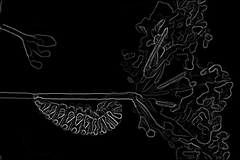
#> input picture Phase1/BSDS500/CannyBaseline/2.png, 240 x 160 px, shrunk from 481 x 321 before the run
$ jupyter execute --allow-errors cv1.ipynb
#> lines starting #> are read from the running program, lines starting #| are printed output that depends on the picture
[cell 1]
import numpy as np

def point_rot(x, y, theta):
    t = np.deg2rad(theta)  # Convert theta to radians
    x_ = x * np.cos(t) - y * np.sin(t)
    y_ = x * np.sin(t) + y * np.cos(t)
    return x_, y_

new_x, new_y = point_rot(1, 2, 30)
print(new_x, new_y)

[cell 2]
import numpy as np
import matplotlib.pyplot as plt
import math
import cv2
def guassian_kernel(sigma):
    size = 37
    if size % 2 == 0:
        size += 1
    centre = size // 2
    x, y = np.meshgrid(range(-centre, centre + 1), range(-centre, centre + 1))
    print(x, y)  # Correct indentation
    var = sigma ** 2
    g = (1 / (2 * np.pi * var)**0.5) * np.exp(-(x**2 + y**2) / (2 * var))
    g /= g.sum()
    return x,y,g

def sobel_filter():
    f = np.array([[-1, 0, 1], [-2, 0, 2], [-1, 0, 1]])
    return f

sigma1 = 1.5
sigma2 = 3 * sigma1
xx, yy, g1 = guassian_kernel(sigma1)
g1 = g1.astype(np.float32)   # Gaussian kernel
f = sobel_filter().astype(np.float32)           # Sobel filter
print(g1.shape)
print(f)
# Visualize the Gaussian kernel
plt.imshow(g1, cmap='gray')
plt.title("Gaussian Kernel")
plt.colorbar()
plt.show()

[cell 3]
from math import cos,sin
g2=cv2.filter2D(g1,-1,f)
rows,cols=g2.shape
print(rows,cols)
centre=(rows//2,cols//2)
print(centre[0],centre[1])
new_mat=np.zeros_like(g2)

t=np.deg2rad(135)
for i in range (0,rows):
    for j in range (0,cols):
        x=i-centre[0]
        y=j-centre[1]
        new_x=x*cos(t)-y*sin(t)+centre[0]
        new_y=y*cos(t)+x*sin(t)+centre[1]
        if 0<new_x<rows and 0<new_y<cols:
            new_mat[int(new_x)][int(new_y)]=g2[i][j]
print(g2)
plt.imshow(g2,cmap='gray')

[cell 4]
print(new_mat)
plt.imshow(new_mat,cmap='gray')

[cell 5]
plt.imshow(f)
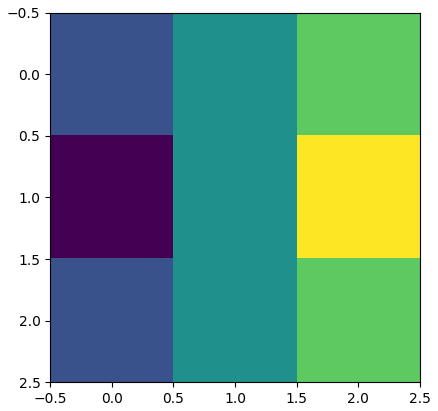
#> figure drawn by matplotlib, 1 panel

[cell 6]
fig1 = plt.figure(figsize=(10,10))
#> (the rest of this cell did not finish here and is left out)

[cell 7]
from matplotlib import pyplot as plt
import numpy as np
import scipy.ndimage as ndi
from matplotlib import pyplot as plt
from scipy.stats import multivariate_normal
from mpl_toolkits.mplot3d import Axes3D
from matplotlib import cm
import warnings
warnings.filterwarnings("ignore")

[cell 8]
def gauss2d(mu=[0,0], sigma=[1.5,1.5], order=[0,0]):
    """
    order =[0,0] plots the 2-dim Gauss function
    order =[0,1] plots the x-derivative of the 2-dim Gauss function
    order =[1,0] plots the y-derivative of the 2-dim Gauss function
    order =[0,2] plots the 2nd order x-derivative of the 2-dim Gauss function
    order =[2,0] plots the 2nd order y-derivative of the 2-dim Gauss function
    order =[2,2] plots the Laplacian of Gaussian
    """
    w, h = 100, 100

    std = [np.sqrt(sigma[0]), np.sqrt(sigma[1])]
    x = np.linspace(mu[0] - 3 * std[0], mu[0] + 3 * std[0], w)
    y = np.linspace(mu[1] - 3 * std[1], mu[1] + 3 * std[1], h)

    x, y = np.meshgrid(x, y)

    x_ = x.flatten()
    y_ = y.flatten()
    xy = np.vstack((x_, y_)).T

    normal_rv = multivariate_normal(mu, sigma)
    z = normal_rv.pdf(xy)
    z=z.reshape(w, h, order='F')
    title="2D-Gauss"
    if order == [1,0]:
        z = -x/sigma[0]**2*z.reshape(w, h, order='F')
        title="y-derivative of 2D-Gauss"
    elif order == [0,1]:
        z = -y/sigma[1]**2*z.reshape(w, h, order='F')
        title="x-derivative of 2D-Gauss"
    elif order == [0,2]:
        z = (y**2/sigma[1]**4-1/sigma[1]**2)*z.reshape(w, h, order='F')
        title="Second order x-derivative of 2D-Gauss"
    elif order == [2,0]:
        z = (x**2/sigma[1]**4-1/sigma[1]**2)*z.reshape(w, h, order='F')
        title="Second order y-derivative of 2D-Gauss"
    elif order == [2,2]:
        z = ((x**2+y**2)/sigma[1]**4-2/sigma[1]**2)*z.reshape(w, h, order='F')
        title="Second order y-derivative of 2D-Gauss"

    fig = plt.figure(figsize=(10,10))
    ax = fig.gca(projection='3d')
    ax.plot_surface(x, y, z.T,rstride=3, cstride=3, linewidth=1, antialiased=True,
                cmap=cm.viridis)
    plt.xlabel("x")
    plt.ylabel("y")
    plt.title(title)
    plt.show()

    return z

[cell 9]
MU = [0,0]
SIGMA = [0.5,0.5]
#> (the rest of this cell did not finish here and is left out)

[cell 10]
import sklearn
print(sklearn.__version__)

[cell 11]
import numpy as np
import cv2
from math import cos,sin
import matplotlib.pyplot as plt
from sklearn.cluster import KMeans
import os
def guassian_kernel(sigma,centre):
	'''
	size=int(np.ceil(7*sigma))
	if size%2==0:
		size+=1
	centre=size//2
	'''
	x,y=np.meshgrid(range(-centre,centre+1),range(-centre,centre+1))

	var=sigma**2
	g=(1/(2*np.pi*var)**0.5)*np.exp(-(x**2+y**2)/2*var)
	g/=g.sum()
	return g


def sobel_filter():
	f=np.array([[-1,0,1],[-2,0,2],[-1,0,1]])
	return f

def guass_der(sigma, order, arr):
    g = np.zeros_like(arr)
    var = sigma**2
    # Calculate Gaussian values vectorized
    g = (1 / ((2 * np.pi * var)**0.5)) * np.exp(-(arr**2) / (2 * var))
    # First derivative
    if order == 1:
        g = -(arr / var) * g
    # Second derivative
    elif order == 2:
        g = ((arr * arr - var) / var**2) * g
    return g

def guass_make(sigmax, sigmay, ordx, ordy, new_arr, size):
    centre = size // 2
    # x=np.arrange(-centre,centre+1,size)
    # y=np.arrange(-centre,centre+1,size)
    gx = guass_der(sigmax, ordx, new_arr[0])
    gy = guass_der(sigmay, ordy, new_arr[1])

    #print("gx shape:", gx.shape)
    #print("gy shape:", gy.shape)

    g = np.reshape(gx * gy, (31, 31),'C')
    #guass_normalize(g)

    return g

# [4 lines left out: function guass_normalize, not called in this run]

def guass_laplacian(sigma,arr,size):
	g = np.zeros_like(arr)
	var=sigma**2
	g = (1 / ((2 * np.pi * var)**0.5)) * np.exp(-(arr[0]**2+arr[1]**2) / (2 * var))
	gl=(((arr[0]**2+arr[1]**2)/var**2)-(2/var))*g
	gl=np.reshape(gl,(size,size),'C')
	#guass_normalize(gl)
	return gl

def save_filters_as_image(filters, filename, rows, cols):

    code_dir = os.getcwd()

    # Construct the path for the new_images folder
    save_dir = os.path.join(code_dir, "new_images")
    os.makedirs(save_dir, exist_ok=True)  # Create the folder if it doesn't exist

    # Full path to save the image file
    full_path = os.path.join(save_dir, filename)

    # Create the plot with the filters
    fig, axes = plt.subplots(rows, cols, figsize=(20, 5))
    fig.suptitle(filename, fontsize=16)

    count = 0
    for i in range(rows):
        for j in range(cols):
            if count < filters.shape[2]:
                axes[i, j].imshow(filters[:, :, count], cmap='gray')
                axes[i, j].axis('off')
                count += 1
            else:
                axes[i, j].axis('off')  # Turn off empty subplots
    plt.tight_layout()
    plt.subplots_adjust(top=0.85)  # Adjust for title

    # Save the plot as an image file
    plt.savefig(full_path, bbox_inches='tight', pad_inches=0.1)
    plt.close(fig)  # Close the plot to free up memory

    # Read the saved image using OpenCV and re-save it (optional, as required)
    image = cv2.imread(full_path)
    cv2.imwrite(full_path, image)  # Save the image using OpenCV

    print(f"Image saved to: {full_path}")


def guass_cv2_norm(F):
    rows, cols, num_filters = F.shape
    for i in range(num_filters):
        F[:, :, i] = F[:, :, i] / np.sum(np.abs(F[:, :, i]))

        # Scale to the range [0, 255]
        #F[:, :, i] *= 255

    return F
# [13 lines left out: function guass_cv2_255norm, not called in this run]
def plot_filters(filters, title, rows=4, cols=12, filename='LM.png'):
    """
    Plot all the filters in a grid layout (4 rows x 12 columns).
    """
    fig, axes = plt.subplots(rows, cols, figsize=(20, 10))
    fig.suptitle(title, fontsize=16)

    count = 0
    for i in range(rows):
        for j in range(cols):
            if count < filters.shape[2]:
                axes[i, j].imshow(filters[:, :, count], cmap='gray')
                axes[i, j].axis('off')
                count += 1
            else:
                axes[i, j].axis('off')  # Turn off empty subplots

    plt.tight_layout()
    plt.subplots_adjust(top=0.95)  # Adjust for title
    plt.savefig(filename)  # Save the image
    plt.show()

def gabor(sigma, theta, Lambda, psi, gamma, filter_size):
    """Generate a Gabor filter of fixed size (31x31)."""
    sigma_x = sigma
    sigma_y = float(sigma) / gamma

    # Fixed filter size (bounding box is determined by this size)
    #nstds = 3  # Number of standard deviations
    xmax = filter_size // 2  # Half the filter size
    ymax = filter_size // 2  # Half the filter size
    xmin = -xmax
    ymin = -ymax

    # Create meshgrid for the filter
    (y, x) = np.meshgrid(np.arange(ymin, ymax + 1), np.arange(xmin, xmax + 1))

    # Rotation
    x_theta = x * np.cos(theta) + y * np.sin(theta)
    y_theta = -x * np.sin(theta) + y * np.cos(theta)

    # Gabor filter equation
    gb = np.exp(
        -0.5 * (x_theta**2 / sigma_x**2 + y_theta**2 / sigma_y**2)
    ) * np.cos(2 * np.pi / Lambda * x_theta + psi)

    return gb

def create_gabor_filter_bank(scales, orientations, Lambda, psi, gamma, filter_size):
    """Create a Gabor filter bank with specified scales and orientations, fixed size filters."""
    num_filters = len(scales) * orientations  # 32 filters in total (4 scales * 8 orientations)

    # Initialize the filter bank with zeros (filter_size x filter_size x num_filters)
    filter_bank = np.zeros((filter_size, filter_size, num_filters))

    # Create filters for each scale and orientation
    filter_idx = 0
    for scale in scales:
        for orientation in range(orientations):
            theta = 2*np.pi * orientation / orientations  # Convert orientation to radians
            # Generate Gabor filter and place it in the filter bank
            filter_bank[:, :, filter_idx] = gabor(scale, theta, Lambda, psi, gamma, filter_size)
            filter_idx += 1

    return filter_bank

################################clustering and finals ###############
# [182 lines left out: functions filter_operation, apply_texton_map, apply_bright_cluster, apply_color_cluster, not called in this run]


def generate_mask_disks(radii):
    # Initialize variables
    masks = []
    rad_scales = [1, 1.5, 2]  # Radii for scales
    norient = 8  # Number of orientations

    for r in rad_scales:
        # Calculate mask size and center
        mask_size = int(r * radii * 2 + 1)
        centre = mask_size // 2

        # Create meshgrid for coordinates
        x, y = np.meshgrid(np.arange(-centre, centre + 1), np.arange(-centre, centre + 1))

        # Create circular disk mask
        disk_mask = (x**2 + y**2 <= (r * radii)**2).astype(np.float32)

        # Create upper and lower masks
        upper_mask = (y > 0).astype(np.float32)
        lower_mask = (y <= 0).astype(np.float32)

        # Generate initial upper and lower half-discs
        masks.append(disk_mask * upper_mask)
        masks.append(disk_mask * lower_mask)

        # Generate rotated versions for each orientation
        for orient in range(1, norient):
            angle = 360 * orient / norient  # Compute rotation angle
            rotation_matrix = cv2.getRotationMatrix2D((centre, centre), angle, 1)

            # Rotate upper and lower half-discs
            rotated_upper = cv2.warpAffine(masks[-2], rotation_matrix, (mask_size, mask_size))
            rotated_lower = cv2.warpAffine(masks[-1], rotation_matrix, (mask_size, mask_size))

            # Add to the list of masks
            masks.append(rotated_upper)
            masks.append(rotated_lower)

    # Visualize masks
    rows, cols = 6, 8  # Adjust grid size for visualization
    fig, axes = plt.subplots(rows, cols, figsize=(20, 10))

    count_fig = 0
    for i in range(rows):
        for j in range(cols):
            if count_fig < len(masks):
                axes[i, j].imshow(masks[count_fig], cmap='gray')
                axes[i, j].axis('off')
                count_fig += 1
            else:
                axes[i, j].axis('off')  # Turn off empty subplots

    plt.tight_layout()
    plt.show()

    return masks

# [108 lines left out: functions calc_chi, compute_pb_edges, not called in this run]

[cell 12]
F1=np.zeros((31,31,32))
dog_scales=[1,2]
dog_orient=16
sizedog=31
centre1=sizedog//2
count=0
for dog_sigma in range (0,len(dog_scales)):
        g1=guassian_kernel(dog_scales[dog_sigma],centre1).astype(np.float32)
        f=sobel_filter().astype(np.float32)
        F1[:,:,count]=cv2.filter2D(g1,-1,f)
        g2=F1[:,:,count]
        count+=1
        rows,cols=g2.shape
        centre=(rows//2,cols//2)
        new_mat = np.zeros_like(g2)
        for dog_rot in range(1, dog_orient):
            t =   2*np.pi * dog_rot/dog_orient
            for i in range(0, rows):
                for j in range(0, cols):
                    x = i - centre[0]
                    y = j - centre[1]
                    new_x = x * cos(t) - y * sin(t) + centre[0]
                    new_y = y * cos(t) + x * sin(t) + centre[1]
                    if 0 <= new_x < rows and 0 <= new_y < cols:
                        new_mat[int(new_x)][int(new_y)] = g2[i][j]
            F1[:, :, count] = new_mat
            count += 1
            new_mat = np.zeros_like(g2)
F1 = guass_cv2_norm(F1)

save_filters_as_image(F1, filename='DoG.png',rows=2,cols=16)
#> in save_filters_as_image, `plt.savefig(full_path, bbox_inches='tight', pad_inches=0.1)`:
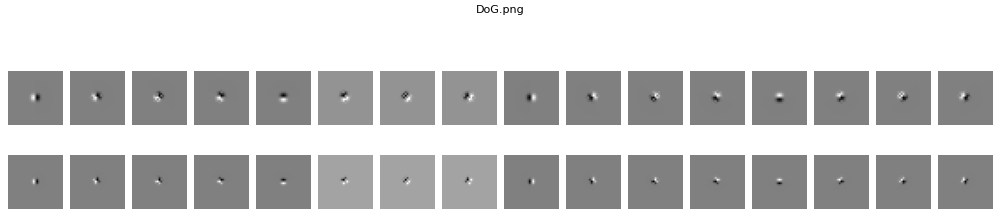
#> figure drawn by matplotlib, 32 panels

[cell 13]
F2 = np.zeros((31, 31, 48))
orient = 6
scales = [1, np.sqrt(2), 2]
first_der_count = len(scales) * orient
sec_der_count = len(scales) * orient

sizelm = 31
centre = sizelm // 2
x, y = np.meshgrid(np.arange(-centre, centre + 1), np.arange(-centre, centre + 1))
x_ = x.flatten()
y_ = y.flatten()
#print(x_)
#print(y_)
xy = np.stack((x_, y_), axis=-1).T
print(xy)

count = 0
for sc in range(len(scales)):
    for oc in range(orient):
        angle = np.pi * oc / orient
        c = np.cos(angle)
        s = np.sin(angle)
        rot_mat = np.array([[c, -s], [s, c]])
        new_arr = np.dot(rot_mat, xy)
        # Check bounds before assignment
        if count < F2.shape[2]:
            F2[:, :, count] = guass_make(scales[sc], 3 * scales[sc], 1, 0, new_arr, sizelm)


        # Check bounds before second assignment
        if count + first_der_count < F2.shape[2]:
            F2[:, :, count + first_der_count] = guass_make(scales[sc], 3 * scales[sc], 2, 0, new_arr, sizelm)
        count += 1

# After first and second derivatives
count = first_der_count + sec_der_count

# Handle non-rotating scales
nonrot_scales = [1, np.sqrt(2), 2, (2 * np.sqrt(2))]
for rsc in range(len(nonrot_scales)):
    # Ensure the indices are within bounds before assignment
    if count < F2.shape[2]:
        F2[:, :, count] = guass_make(nonrot_scales[rsc], nonrot_scales[rsc], 0, 0, xy, sizelm)
    if count + 4 < F2.shape[2]:
        F2[:, :, count + 4] = guass_laplacian(nonrot_scales[rsc], xy, sizelm)
    if count + 8 < F2.shape[2]:
        F2[:, :, count + 8] = guass_laplacian(3 * nonrot_scales[rsc], xy, sizelm)

    count +=1
F2 = guass_cv2_norm(F2)
plot_filters(F2, title="LM Filter Bank", rows=4, cols=12, filename='LM.png')
save_filters_as_image(F2, filename='LM.png',rows=4,cols=12)
#> call 2 of save_filters_as_image, with filters = array of shape (31, 31, 48), filename = 'LM.png', rows = 4, cols = 12
#> in save_filters_as_image (call 2), `plt.savefig(full_path, bbox_inches='tight', pad_inches=0.1)`:
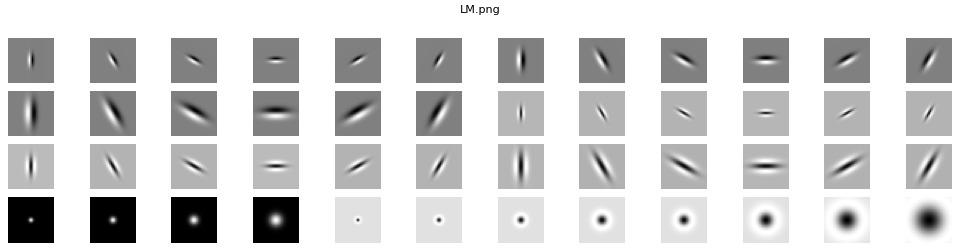
#> figure drawn by matplotlib, 48 panels

[cell 14]
F3 = np.zeros((31, 31, 48))
orient = 6
scales = [ np.sqrt(2), 2,2*np.sqrt(2)]
first_der_count = len(scales) * orient
sec_der_count = len(scales) * orient

sizelm =31
centre = sizelm // 2
xF3, yF3 = np.meshgrid(np.arange(-centre, centre + 1), np.arange(-centre, centre + 1))
x_F3= xF3.flatten()
y_F3 = yF3.flatten()
#print(x_)
#print(y_)
xy_F3 = np.stack((x_F3, y_F3), axis=-1).T
print(xy_F3)

count = 0
for sc in range(len(scales)):
    for oc in range(orient):
        angle = np.pi * oc / orient
        c = np.cos(angle)
        s = np.sin(angle)
        rot_mat = np.array([[c, -s], [s, c]])
        new_arr = np.dot(rot_mat, xy_F3)
        # Check bounds before assignment
        if count < F3.shape[2]:
            F3[:, :, count] = guass_make(scales[sc], 3 * scales[sc], 1, 0, new_arr, sizelm)


        # Check bounds before second assignment
        if count + first_der_count < F3.shape[2]:
            F3[:, :, count + first_der_count] = guass_make(scales[sc], 3 * scales[sc], 2, 0, new_arr, sizelm)
        count += 1

# After first and second derivatives
count = first_der_count + sec_der_count

# Handle non-rotating scales
nonrot_scales = [np.sqrt(2), 2,2*np.sqrt(2),4]
for rsc in range(len(nonrot_scales)):
    # Ensure the indices are within bounds before assignment
    if count < F3.shape[2]:
        F3[:, :, count] = guass_make(nonrot_scales[rsc], nonrot_scales[rsc], 0, 0, xy_F3, sizelm)
    if count + 4 < F3.shape[2]:
        F3[:, :, count + 4] = guass_laplacian(nonrot_scales[rsc], xy_F3, sizelm)
    if count + 8 < F3.shape[2]:
        F3[:, :, count + 8] = guass_laplacian(3 * nonrot_scales[rsc], xy_F3, sizelm)

    count += 1

F3 = guass_cv2_norm(F3)  #got the value between 0 to 255 --filter  banks 2
# Now plot and save the filter bank
plot_filters(F3, title="LML Filter Bank", rows=4, cols=12, filename='LML.png')
#> call 2 of plot_filters, with filters = array of shape (31, 31, 48), title = 'LML Filter Bank', rows = 4, cols = 12, filename = 'LML.png'
#> in plot_filters (call 2), `plt.savefig(filename)`:
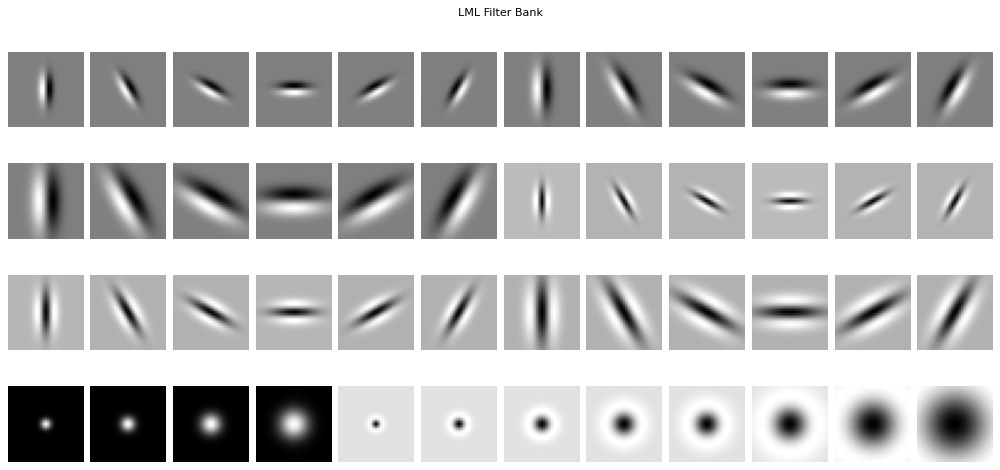
#> figure drawn by matplotlib, 48 panels
save_filters_as_image(F3, filename='LML.png',rows=4,cols=12)
#> call 3 of save_filters_as_image, with filters = array of shape (31, 31, 48), filename = 'LML.png', rows = 4, cols = 12
#> in save_filters_as_image (call 3), `plt.savefig(full_path, bbox_inches='tight', pad_inches=0.1)`:
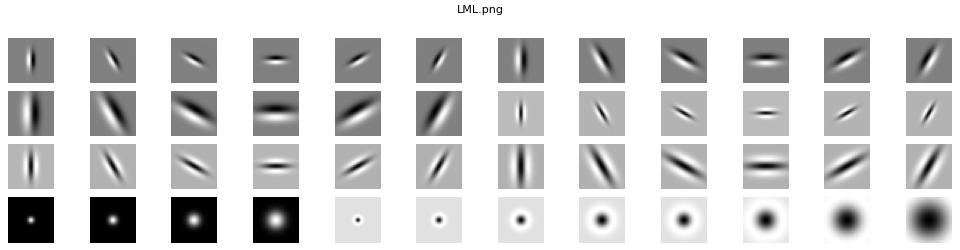
#> figure drawn by matplotlib, 48 panels

[cell 15]
scales_gabor = [ 2, 2 * np.sqrt(2),4,4*np.sqrt(2)]
orientations = 12
Lambda = 10  # Example wavelength parameter
psi = 0  # Example phase shift
gamma = 0.5  # Example aspect ratio

# Create the Gabor filter bank
F4= create_gabor_filter_bank(scales_gabor, orientations, Lambda, psi, gamma, filter_size=31)
F4 = guass_cv2_norm(F4)
save_filters_as_image(F4, filename='Gabor.png',rows=4,cols=12)
#> call 4 of save_filters_as_image, with filters = array of shape (31, 31, 48), filename = 'Gabor.png', rows = 4, cols = 12
#> in save_filters_as_image (call 4), `plt.savefig(full_path, bbox_inches='tight', pad_inches=0.1)`:
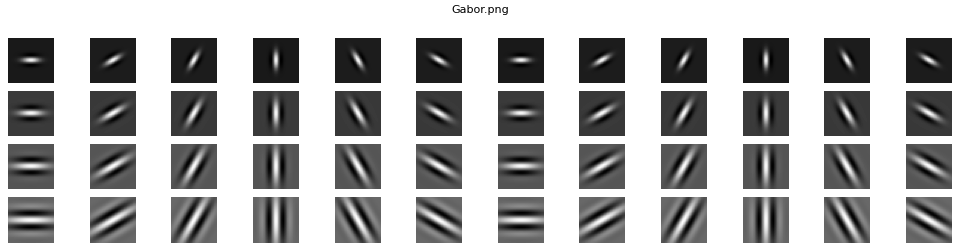
#> figure drawn by matplotlib, 48 panels

[cell 16]
my_disks=generate_mask_disks(11)
#> in generate_mask_disks, `plt.show()`:
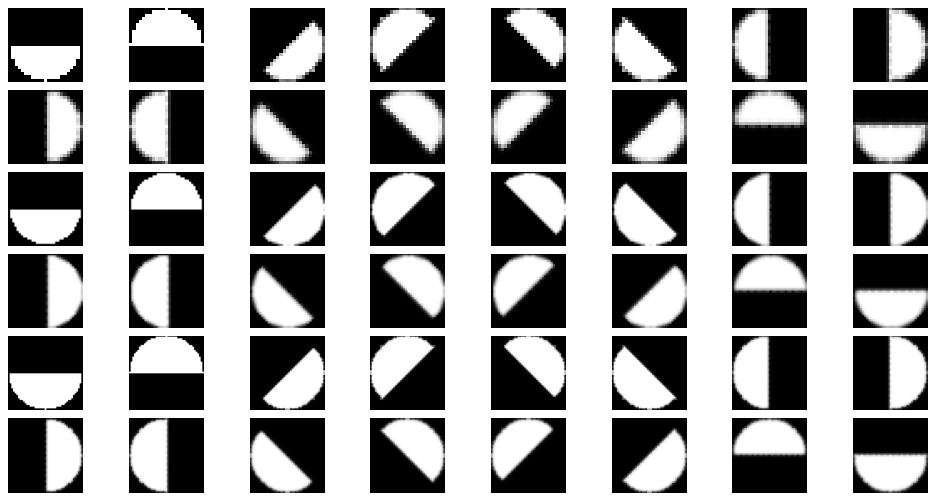
#> figure drawn by matplotlib, 48 panels

[cell 17]
images_folder = "../BSDS500/Images"
canny_folder = "../BSDS500/CannyBaseline"
sobel_folder = "../BSDS500/SobelBaseline"
# Get a list of all image files in the directory (assuming they are in .jpg format)
#> (the rest of this cell did not finish here and is left out)

#> (a cell that did not finish here is left out)

#> (a cell that did not finish here is left out)

#> (a cell that did not finish here is left out)

[cell 21]
my_disks=generate_mask_disks(11)
print(my_disks[0])

#> (a cell that did not finish here is left out)

#> (a cell that did not finish here is left out)

#> (a cell that did not finish here is left out)

#> (a cell that did not finish here is left out)

[cell 26]
import os
from PIL import Image
image_path = '../BSDS500/CannyBaseline/2.png'
# Load and display the image using PIL
cannypb=cv2.imread(image_path)
#> cannypb is the input picture: shape (160, 240, 3); min 0, max 194, mean 10.1
cannypb = cv2.cvtColor(cannypb, cv2.COLOR_BGR2GRAY)
#> cannypb: shape (160, 240)

print(cannypb.shape)
#| (160, 240)
print(cannypb)
#> (printed output is left out)
plt.imshow(cannypb, cmap='viridis')
plt.colorbar()
plt.show()
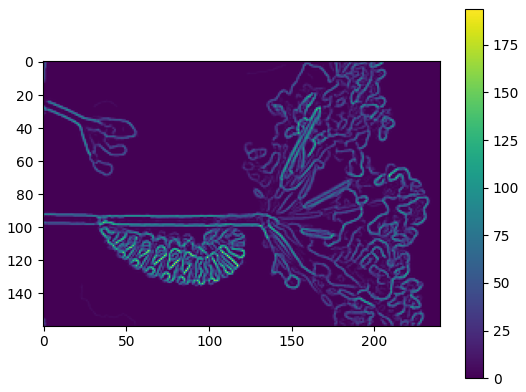
#> figure drawn by matplotlib, 2 panels

[cell 27]
import os
from PIL import Image
image_path2 = '../BSDS500/SobelBaseline/2.png'
# Load and display the image using PIL
sobelpb=cv2.imread(image_path2)
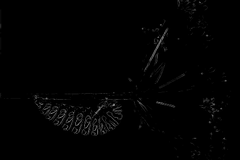
#> input picture Phase1/BSDS500/SobelBaseline/2.png, 240 x 160 px, shrunk from 481 x 321 before the run
#> sobelpb is the input picture: shape (160, 240, 3); min 0, max 139, mean 2.2
print(sobelpb.shape)
#| (160, 240, 3)
plt.imshow(sobelpb, cmap='viridis')
plt.colorbar()
plt.show()
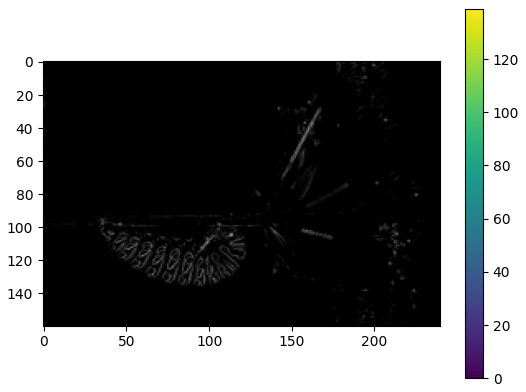
#> figure drawn by matplotlib, 2 panels
